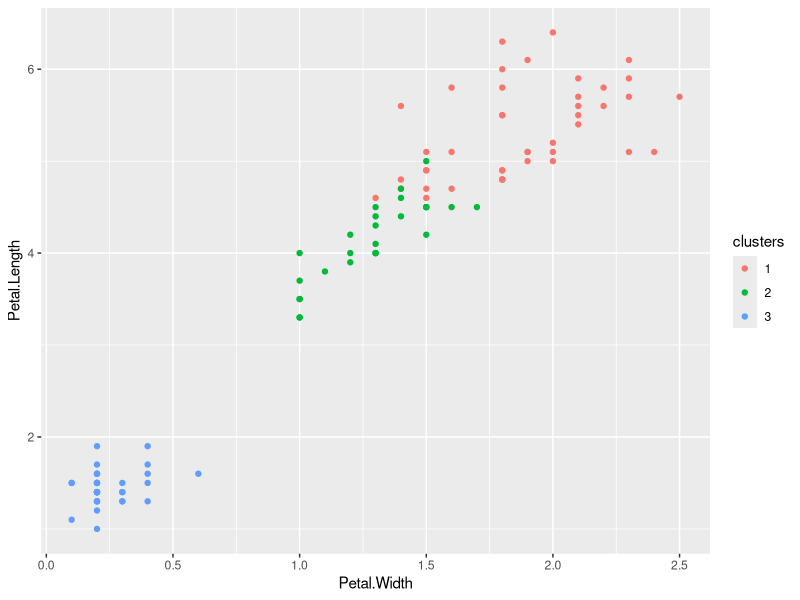

This figure's R source:
## ---- chunk 1
# make this an external chunk that can be included in any file
options(width = 100)
require(knitr)
opts_chunk$set(message = F, error = F, warning = F, comment = NA, fig.align = 'center', dpi = 100, tidy = F, cache.path = '.cache/', fig.path = 'fig_026_unsupervised_prediction/')

options(xtable.type = 'html')
knit_hooks$set(inline = function(x) {
  if(is.numeric(x)) {
    round(x, getOption('digits'))
  } else {
    paste(as.character(x), collapse = ', ')
  }
})
knit_hooks$set(plot = knitr:::hook_plot_html)
## ---- chunk 2
library(ggplot2); library(caret)
## ---- chunk 3
data(iris)
inTrain <- createDataPartition(y=iris$Species,
                              p=0.7, list=FALSE)
training <- iris[inTrain,]
testing <- iris[-inTrain,]
dim(training); dim(testing)
## ---- chunk 4
kMeans1 <- kmeans(subset(training,select=-c(Species)),centers=3)
training$clusters <- as.factor(kMeans1$cluster)
qplot(Petal.Width,Petal.Length,colour=clusters,data=training)
## ---- chunk 5
table(kMeans1$cluster,training$Species)
## ---- chunk 6
modFit <- train(clusters ~.,data=subset(training,select=-c(Species)),method="rpart")
table(predict(modFit,training),training$Species)
## ---- chunk 7
testClusterPred <- predict(modFit,testing) 
table(testClusterPred ,testing$Species)
